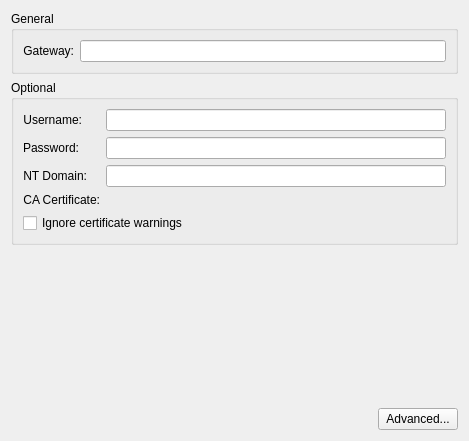
<?xml version="1.0" encoding="UTF-8"?>
<ui version="4.0">
 <class>SstpWidget</class>
 <widget class="QWidget" name="SstpWidget">
  <property name="geometry">
   <rect>
    <x>0</x>
    <y>0</y>
    <width>469</width>
    <height>441</height>
   </rect>
  </property>
  <layout class="QGridLayout" name="gridLayout_8">
   <item row="0" column="0">
    <widget class="QGroupBox" name="groupBox">
     <property name="title">
      <string>General</string>
     </property>
     <layout class="QGridLayout" name="gridLayout">
      <item row="0" column="0">
       <layout class="QHBoxLayout" name="horizontalLayout_2">
        <item>
         <widget class="QLabel" name="lbl_gateway">
          <property name="text">
           <string>Gateway:</string>
          </property>
          <property name="alignment">
           <set>Qt::AlignRight|Qt::AlignTrailing|Qt::AlignVCenter</set>
          </property>
         </widget>
        </item>
        <item>
         <widget class="QLineEdit" name="le_gateway"/>
        </item>
       </layout>
      </item>
     </layout>
    </widget>
   </item>
   <item row="3" column="0">
    <layout class="QHBoxLayout" name="horizontalLayout">
     <item>
      <spacer name="horizontalSpacer">
       <property name="orientation">
        <enum>Qt::Horizontal</enum>
       </property>
       <property name="sizeHint" stdset="0">
        <size>
         <width>40</width>
         <height>20</height>
        </size>
       </property>
      </spacer>
     </item>
     <item>
      <widget class="QPushButton" name="btn_advancedOption">
       <property name="text">
        <string>Advanced...</string>
       </property>
      </widget>
     </item>
    </layout>
   </item>
   <item row="2" column="0">
    <spacer name="verticalSpacer">
     <property name="orientation">
      <enum>Qt::Vertical</enum>
     </property>
     <property name="sizeHint" stdset="0">
      <size>
       <width>20</width>
       <height>40</height>
      </size>
     </property>
    </spacer>
   </item>
   <item row="1" column="0">
    <widget class="QGroupBox" name="groupBox_2">
     <property name="title">
      <string>Optional</string>
     </property>
     <layout class="QFormLayout" name="formLayout">
      <item row="0" column="0">
       <widget class="QLabel" name="lbl_username">
        <property name="text">
         <string>Username:</string>
        </property>
        <property name="alignment">
         <set>Qt::AlignRight|Qt::AlignTrailing|Qt::AlignVCenter</set>
        </property>
       </widget>
      </item>
      <item row="0" column="1">
       <widget class="QLineEdit" name="le_username"/>
      </item>
      <item row="1" column="0">
       <widget class="QLabel" name="lbl_password">
        <property name="text">
         <string>Password:</string>
        </property>
        <property name="alignment">
         <set>Qt::AlignRight|Qt::AlignTrailing|Qt::AlignVCenter</set>
        </property>
       </widget>
      </item>
      <item row="1" column="1">
       <widget class="PasswordField" name="le_password">
        <property name="passwordModeEnabled" stdset="0">
         <bool>true</bool>
        </property>
       </widget>
      </item>
      <item row="2" column="0">
       <widget class="QLabel" name="lbl_ntDomain">
        <property name="text">
         <string>NT Domain:</string>
        </property>
        <property name="alignment">
         <set>Qt::AlignRight|Qt::AlignTrailing|Qt::AlignVCenter</set>
        </property>
       </widget>
      </item>
      <item row="2" column="1">
       <widget class="QLineEdit" name="le_ntDomain"/>
      </item>
      <item row="3" column="0">
       <widget class="QLabel" name="lbl_caCert">
        <property name="text">
         <string>CA Certificate:</string>
        </property>
        <property name="alignment">
         <set>Qt::AlignRight|Qt::AlignTrailing|Qt::AlignVCenter</set>
        </property>
       </widget>
      </item>
      <item row="3" column="1">
       <widget class="KUrlRequester" name="kurl_caCert"/>
      </item>
      <item row="4" column="0" colspan="2">
       <widget class="QCheckBox" name="chk_ignoreCertWarnings">
        <property name="text">
         <string>Ignore certificate warnings</string>
        </property>
       </widget>
      </item>
     </layout>
    </widget>
   </item>
  </layout>
 </widget>
 <customwidgets>
  <customwidget>
   <class>KUrlRequester</class>
   <extends>QWidget</extends>
   <header>kurlrequester.h</header>
  </customwidget>
  <customwidget>
   <class>PasswordField</class>
   <extends>QLineEdit</extends>
   <header>passwordfield.h</header>
  </customwidget>
 </customwidgets>
 <tabstops>
  <tabstop>le_gateway</tabstop>
  <tabstop>le_username</tabstop>
  <tabstop>le_password</tabstop>
  <tabstop>le_ntDomain</tabstop>
  <tabstop>kurl_caCert</tabstop>
  <tabstop>chk_ignoreCertWarnings</tabstop>
  <tabstop>btn_advancedOption</tabstop>
 </tabstops>
 <resources/>
 <connections/>
</ui>
